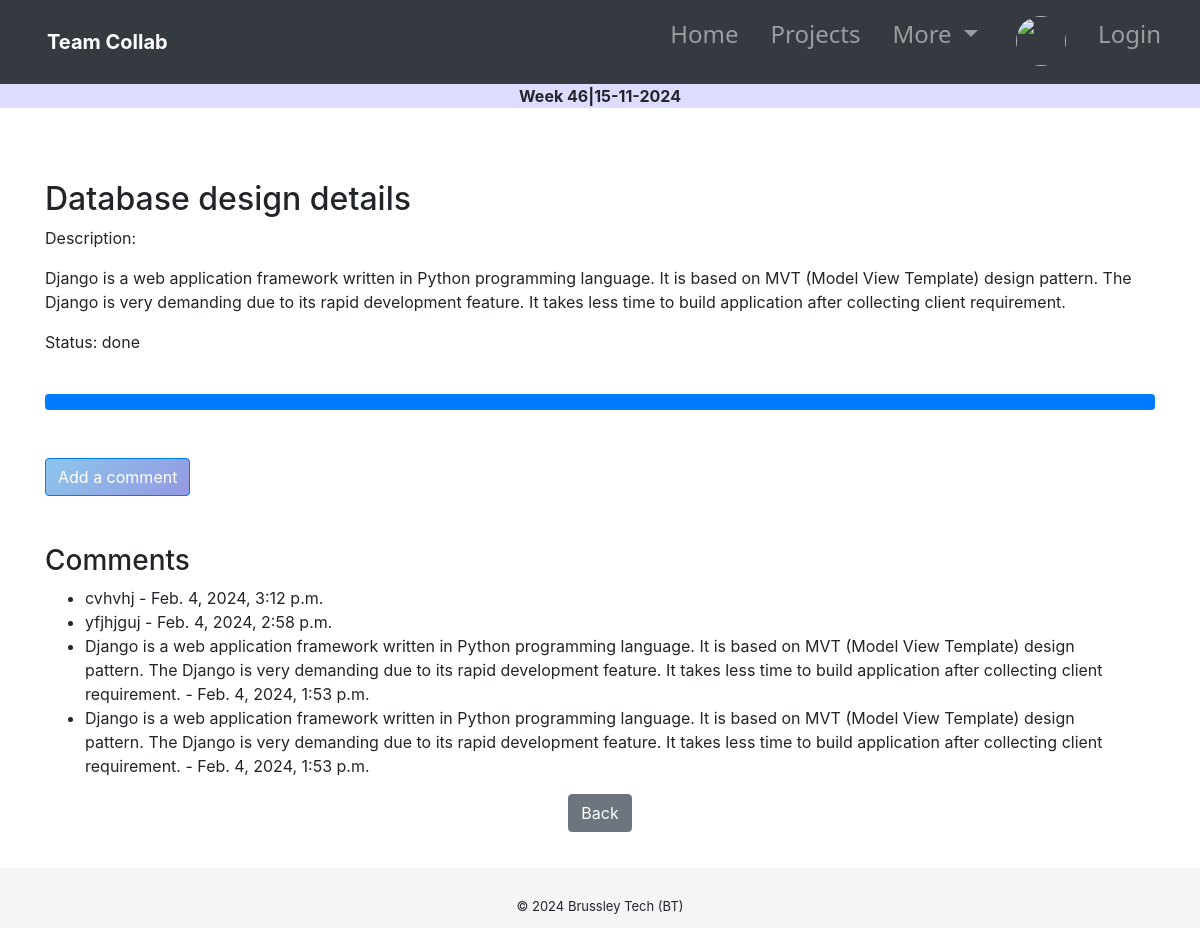
Page /tasks/7/ on the committed database.
### tasks/models.py (models this page shows, shortened)
class Task(models.Model):
    task_name = models.CharField(max_length=255, null=False)
    description = RichTextField(max_length=3000,null=True, blank=True)
    start_date = models.DateField( blank=True, null = True)
    due_date = models.DateField( blank=True, null = True)
    status = models.CharField(max_length=20, choices=TaskStatus.choices, default=TaskStatus.OPEN)
    project = models.ForeignKey(Project, on_delete=models.CASCADE, null=True, blank=True)
    assigned_to = models.ForeignKey(User, on_delete=models.CASCADE, null=True, blank=True, default=None)
    progress = models.IntegerField(default=0)
    def __str__(self):
        return str(self.task_name)

class Comment(models.Model):
    task = models.ForeignKey(Task, on_delete=models.CASCADE)
    author = models.ForeignKey(User, on_delete=models.CASCADE)
    timestamp = models.DateTimeField(auto_now_add=True)
    comment_text = models.TextField()

### tasks/views.py (the view)
# urls.py: path('tasks/<int:task_id>/', views.task_detail, name='task_detail'),
def task_detail(request, task_id):
    task = get_object_or_404(Task, id=task_id)
    print("Task: ", task)
    comments = Comment.objects.filter(task=task).order_by('-timestamp')[:5]
    progress_percentage = 100 if task.status == 'done' else task.progress
    return render(request, 'tasks/task_detail.html', {'task': task, 'progress_percentage': progress_percentage, 'comments': comments})

### tasks/templates/tasks/task_detail.html (shortened to what this page needs)
{% extends 'tasks/base.html' %}
{% block content %}
<br>
<br>
<link href="https://stackpath.bootstrapcdn.com/bootstrap/4.5.2/css/bootstrap.min.css" rel="stylesheet">
<br>
<div class="container">
  <h2>{{ task.task_name }} details</h2>
  <p>Description: {{ task.description|safe }}</p>
  <p>Status: {{ task.status }}</p>
  <br>
  <div class="progress">
    <div class="progress-bar" role="progressbar" aria-valuenow="{{ progress_percentage }}" aria-valuemin="0" aria-valuemax="100"></div>
</div>
<br>
<br>
<div class="d-flex justify-content-start">
  <a href="{% url 'comment_add' task.id %}" class="btn btn-primary">Add a comment</a>
</div>
<br>
<br>
  <h3>Comments</h3>
  <ul>
    {% for comment in comments %}
      <li>{{ comment.comment_text }} - {{ comment.timestamp }}</li>
    {% endfor %}
  </ul>
  <div class="d-flex justify-content-center">
    <a href="{% url 'home' %}"><button class="btn btn-secondary">Back</button></a>
  </div>
</div>
{% endblock %}

### tasks/templates/tasks/base.html (style rules this page uses)
body { box-sizing: border-box; }
html,body { background-color: white; min-height: 100%; height: 100%; margin: 0px auto; margin-bottom: 0%; }
.btn-primary { background-color: #8BC6EC; background-image: linear-gradient(135deg, #8BC6EC 0%, #9599E2 100%); }
.container { border-radius: 5px; margin: 0px auto; scroll-behavior: auto; }

### rows in the picture
Task: task_name "Database design", description "Django is a web application framework written in Python programming language. It is based on MVT (Model View Template) design pattern. The Django is very demanding due to its rapid development feature. It takes less time to build application after collecting client requirement.", status "done"
Comment: comment_text "cvhvhj", timestamp "Feb. 4, 2024, 3:12 p.m."
Comment: comment_text "yfjhjguj", timestamp "Feb. 4, 2024, 2:58 p.m."
Comment: comment_text "Django is a web application framework written in Python programming language. It is based on MVT (Model View Template) design pattern. The Django is very demanding due to its rapid development feature. It takes less time to build application after collecting client requirement.", timestamp "Feb. 4, 2024, 1:53 p.m."
Comment: comment_text "Django is a web application framework written in Python programming language. It is based on MVT (Model View Template) design pattern. The Django is very demanding due to its rapid development feature. It takes less time to build application after collecting client requirement.", timestamp "Feb. 4, 2024, 1:53 p.m."
